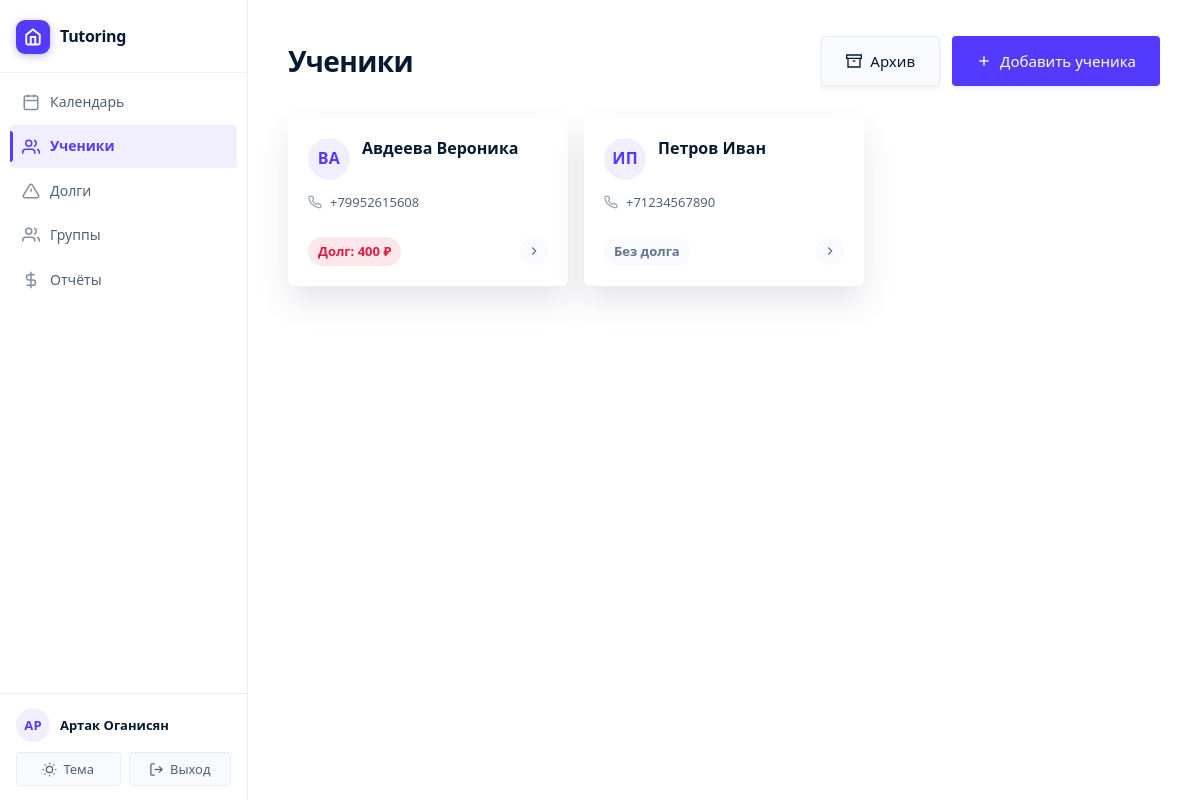
Page /students/ (signed in) on the committed database.
### main/models.py (models this page shows, shortened)
class Student(models.Model):
    tutor = models.ForeignKey(Tutor, on_delete=models.CASCADE, related_name='students', verbose_name='Репетитор')
    groups = models.ManyToManyField(StudentGroup, related_name='students', blank=True, verbose_name='Группы')
    first_name = models.CharField(max_length=100, verbose_name='Имя')
    last_name = models.CharField(max_length=100, verbose_name='Фамилия')
    phone = models.CharField(max_length=20, blank=True, null=True, verbose_name='Телефон')
    telegram = models.CharField(max_length=20, blank=True, null=True, verbose_name='Телеграм')
    created_at = models.DateTimeField(auto_now_add=True, verbose_name='Дата создания')
    updated_at = models.DateTimeField(auto_now=True, verbose_name='Дата обновления')
    grade = models.CharField(max_length=10, blank=True, null=True, verbose_name='Класс')
    notes = models.TextField(blank=True, verbose_name='Заметки')
    is_active = models.BooleanField(default=True, verbose_name='Активен')
    default_price = models.DecimalField(
        max_digits=10,
        decimal_places=2,
        null=True,
        blank=True,
        verbose_name='Цена по умолчанию'
    )
    prepaid_balance = models.DecimalField(
        max_digits=10,
        decimal_places=2,
        default=Decimal('0.00'),
        verbose_name='Баланс предоплаты'
    )
    class Meta:
        verbose_name = 'Ученик'
        verbose_name_plural = 'Ученики'
        ordering = ['last_name', 'first_name']
    def get_total_debt(self):
        total_debt = Decimal('0.00')
        for lesson in self.lessons.filter(status='scheduled'):
            if not lesson.attendances.exists():
                continue
            attendance = Attendance.objects.filter(lesson=lesson, student=self, status='present').first()
            if attendance:
                payment = Payment.objects.filter(lesson=lesson, student=self).first()
                if not payment and lesson.lesson_price > 0:
                    total_debt += lesson.lesson_price
        return total_debt

### main/views.py (the view)
# urls.py: path('students/', views.student_list, name='student_list'),
@login_required
def student_list(request):
    tutor = get_tutor(request)
    if not tutor:
        messages.error(request, 'Профиль репетитора не найден.')
        return redirect('calendar')
    students = Student.objects.filter(tutor=tutor, is_active=True)
    students_count = students.count()
    return render(request, 'main/student_list.html', {
        'students': students,
        'students_count': students_count
    })

### main/views.py (called while the page is built)
def get_tutor(request):
    if request.user.is_authenticated:
        try:
            return request.user.tutor
        except Tutor.DoesNotExist:
            return None
    return None

### main/templates/main/student_list.html (shortened to what this page needs)
{% extends 'main/base.html' %}
{% block content %}
<div class="page-header">
    <h1>Ученики</h1>
    <div class="page-actions">
        <a href="{% url 'student_archive' %}" class="btn btn-secondary">
            <svg width="16" height="16" viewBox="0 0 24 24" fill="none" stroke="currentColor" stroke-width="2">
                <path d="M21 8v13H3V8"/><path d="M1 3h22v5H1z"/><path d="M10 12h4"/>
            </svg>
            Архив
        </a>
        <a href="{% url 'student_create' %}" class="btn">
            <svg width="16" height="16" viewBox="0 0 24 24" fill="none" stroke="currentColor" stroke-width="2">
                <line x1="12" y1="5" x2="12" y2="19"/>
                <line x1="5" y1="12" x2="19" y2="12"/>
            </svg>
            Добавить ученика
        </a>
    </div>
</div>
{% if students %}
<div class="student-grid">
    {% for student in students %}
    <a href="{% url 'student_detail' student.pk %}" class="student-card">
        <div class="student-card-top">
            <div class="student-avatar">{{ student.first_name|slice:":1" }}{{ student.last_name|slice:":1" }}</div>
            <div class="student-card-name">{{ student.last_name }} {{ student.first_name }}</div>
        </div>
        {% if student.phone or student.telegram %}
        <div class="student-card-meta">
            {% if student.phone %}
            <div class="student-meta-row">
                {{ student.phone }}
            </div>
            {% endif %}
        </div>
        {% endif %}
        <div class="student-card-footer">
            {% with debt=student.get_total_debt %}
            <span class="debt-badge {% if debt > 0 %}has-debt{% elif student.prepaid_balance > 0 %}has-balance{% else %}no-debt{% endif %}">
                {% if debt > 0 %}
                    Долг: {{ debt|floatformat:0 }} ₽
                {% elif student.prepaid_balance > 0 %}
                    Предоплата: {{ student.prepaid_balance|floatformat:0 }} ₽
                {% else %}
                    Без долга
                {% endif %}
            </span>
            {% endwith %}
            <div class="student-card-arrow">
                <svg width="14" height="14" viewBox="0 0 24 24" fill="none" stroke="currentColor" stroke-width="2">
                    <path d="M9 18l6-6-6-6"/>
                </svg>
            </div>
        </div>
    </a>
    {% endfor %}
</div>
{% endif %}
{% endblock %}

### main/templates/main/base.html (shortened to what this page needs)
{% load static %}
<!DOCTYPE html>
<html lang="ru">
<head>
    <link rel="stylesheet" href="{% static 'css/main.css' %}">
</head>
<body>
    <div class="app-layout">
        <aside class="sidebar" id="sidebar">
            <div class="sidebar-header">
                <a href="{% url 'calendar' %}" class="sidebar-logo">
                    <div class="sidebar-logo-mark">
                        <svg viewBox="0 0 24 24" fill="none" stroke="currentColor" stroke-width="2.5">
                            <path d="M3 9l9-7 9 7v11a2 2 0 0 1-2 2H5a2 2 0 0 1-2-2z"/>
                            <polyline points="9 22 9 12 15 12 15 22"/>
                        </svg>
                    </div>
                    <span class="sidebar-logo-text">Tutoring</span>
                </a>
            </div>
            <div class="sidebar-main">
                {% if user.is_authenticated %}
                    <nav class="sidebar-nav">
                        <a href="{% url 'calendar' %}" {% if request.resolver_match.url_name == 'calendar' %}class="active"{% endif %}>
                            <svg viewBox="0 0 24 24" fill="none" stroke="currentColor" stroke-width="2">
                                <rect x="3" y="4" width="18" height="18" rx="2" ry="2"/>
                                <line x1="16" y1="2" x2="16" y2="6"/>
                                <line x1="8" y1="2" x2="8" y2="6"/>
                                <line x1="3" y1="10" x2="21" y2="10"/>
                            </svg>
                            <span>Календарь</span>
                        </a>
                        <a href="{% url 'student_list' %}" {% if request.resolver_match.url_name == 'student_list' or request.resolver_match.url_name == 'student_detail' or request.resolver_match.url_name == 'student_create' or request.resolver_match.url_name == 'student_edit' %}class="active"{% endif %}>
                            <svg viewBox="0 0 24 24" fill="none" stroke="currentColor" stroke-width="2">
                                <path d="M17 21v-2a4 4 0 0 0-4-4H5a4 4 0 0 0-4 4v2"/>
                                <circle cx="9" cy="7" r="4"/>
                                <path d="M23 21v-2a4 4 0 0 0-3-3.87M16 3.13a4 4 0 0 1 0 7.75"/>
                            </svg>
                            <span>Ученики</span>
                        </a>
                        <a href="{% url 'students_debt_list' %}" {% if request.resolver_match.url_name == 'students_debt_list' %}class="active"{% endif %}>
                            <svg viewBox="0 0 24 24" fill="none" stroke="currentColor" stroke-width="2">
                                <path d="M10.29 3.86L1.82 18a2 2 0 0 0 1.71 3h16.94a2 2 0 0 0 1.71-3L13.71 3.86a2 2 0 0 0-3.42 0z"/>
                                <line x1="12" y1="9" x2="12" y2="13"/>
                                <line x1="12" y1="17" x2="12.01" y2="17"/>
                            </svg>
                            <span>Долги</span>
                        </a>
                        <a href="{% url 'group_list' %}" {% if 'group' in request.resolver_match.url_name %}class="active"{% endif %}>
                            <svg viewBox="0 0 24 24" fill="none" stroke="currentColor" stroke-width="2">
                                <path d="M17 21v-2a4 4 0 0 0-4-4H5a4 4 0 0 0-4 4v2"/>
                                <circle cx="9" cy="7" r="4"/>
                                <path d="M23 21v-2a4 4 0 0 0-3-3.87"/>
                                <path d="M16 3.13a4 4 0 0 1 0 7.75"/>
                            </svg>
                            <span>Группы</span>
                        </a>
                        <a href="{% url 'profit_report' %}" {% if request.resolver_match.url_name == 'profit_report' %}class="active"{% endif %}>
                            <svg viewBox="0 0 24 24" fill="none" stroke="currentColor" stroke-width="2">
                                <line x1="12" y1="1" x2="12" y2="23"/>
                                <path d="M17 5H9.5a3.5 3.5 0 0 0 0 7h5a3.5 3.5 0 0 1 0 7H6"/>
                            </svg>
                            <span>Отчёты</span>
                        </a>
                    </nav>
                {% endif %}
            </div>
            {% if user.is_authenticated %}
            <div class="sidebar-footer">
                <div class="sidebar-user-row">
                    <div class="sidebar-avatar">{{ user.get_full_name|default:user.username|slice:":2"|upper }}</div>
                    <div class="sidebar-user-info">
                        <div class="sidebar-user-name">{{ user.get_full_name|default:user.username }}</div>
                    </div>
                </div>
                <div class="sidebar-footer-actions">
                    <button class="theme-toggle" id="theme-toggle" aria-label="Переключить тему">
                        Тема
                    </button>
                    <form method="post" action="{% url 'logout' %}" style="flex: 1; display: flex;">
                        <button type="submit" class="sidebar-logout-btn">
                            <svg viewBox="0 0 24 24" fill="none" stroke="currentColor" stroke-width="2">
                                <path d="M9 21H5a2 2 0 0 1-2-2V5a2 2 0 0 1 2-2h4"/>
                                <polyline points="16 17 21 12 16 7"/>
                                <line x1="21" y1="12" x2="9" y2="12"/>
                            </svg>
                            Выход
                        </button>
                    </form>
                </div>
            </div>
            {% endif %}
        </aside>
        <main class="main-shell">
            <div class="main-inner">
                {% block content %}{% endblock %}
            </div>
        </main>
    </div>
</body>
</html>

### main/static/css/main.css (style rules this page uses)
:root { --primary: #533afd; --primary-light: rgba(83, 58, 253, 0.08); --primary-dark: #4429e8; --secondary: #50617a; --success: #30B27E; --warning: #E9A504; --danger: #DF1B41; --info: #0EA5E9; --bg-primary: #ffffff; --bg-secondary: #f8fafd; --bg-tertiary: #e5edf5; --border: #e5edf5; --border-light: #f0f4fa; --text-primary: #061b31; --text-secondary: #50617a; --text-tertiary: #64748d; --text: var(--text-primary); --text-muted: var(--text-tertiary); --surface: var(--bg-primary); --bg: var(--bg-secondary); --shadow-sm: rgba(23, 23, 23, 0.06) 0px 3px 6px 0px; --shadow: rgba(50, 50, 93, 0.12) 0px 16px 32px 0px; --shadow-md: rgba(23, 23, 23, 0.08) 0px 15px 35px 0px; --shadow-lg: rgba(0, 0, 0, 0.2) 0px 0px 32px 8px; }
* { margin: 0; padding: 0; box-sizing: border-box; }
body { font-family: ui-sans-serif, system-ui, -apple-system, BlinkMacSystemFont, 'Segoe UI', Roboto, sans-serif; background-color: var(--bg-secondary); color: var(--text-primary); line-height: 1.6; font-weight: 400; -webkit-font-smoothing: antialiased; -moz-osx-font-smoothing: grayscale; }
.sidebar { min-height: 100vh; background: var(--bg-primary); border-right: 1px solid var(--border); position: sticky; top: 0; z-index: 1000; }
.sidebar-header { padding: 2rem 1.5rem; border-bottom: 1px solid var(--border-light); }
.page-header { margin-bottom: 2rem; display: flex; justify-content: space-between; align-items: center; flex-wrap: wrap; gap: 1.5rem; }
.page-header h1 { font-size: 2rem; font-weight: 700; color: var(--text-primary); margin: 0; display: flex; align-items: center; gap: 0.875rem; letter-spacing: -0.5px; }
.btn { border-radius: 4px; padding: 0.625rem 1.25rem; font-weight: 400; font-size: 0.9375rem; transition: all 0.2s ease; border: 1px solid transparent; }
a { color: var(--text-primary); text-decoration: none; transition: color 0.2s ease; }

### main/templates/main/student_list.html (style rules this page uses)
.student-grid { display: grid; grid-template-columns: repeat(auto-fill, minmax(280px, 1fr)); gap: 16px; }
.student-card { background: var(--surface); border-radius: var(--radius); padding: 20px; text-decoration: none; display: flex; flex-direction: column; gap: 12px; transition: box-shadow 0.15s ease, transform 0.15s ease; box-shadow: var(--shadow); }
.student-card-top { display: flex; align-items: flex-start; justify-content: space-between; gap: 12px; }
.student-avatar { width: 42px; height: 42px; border-radius: 50%; background: var(--primary-light); color: var(--primary); font-size: 16px; font-weight: 700; display: flex; align-items: center; justify-content: center; flex-shrink: 0; letter-spacing: 0.02em; }
.student-card-name { font-size: 16px; font-weight: 700; color: var(--text); line-height: 1.3; flex: 1; }
.student-card-meta { display: flex; flex-direction: column; gap: 6px; }
.student-meta-row { display: flex; align-items: center; gap: 8px; font-size: 13px; color: var(--text-secondary); }
.student-meta-row svg { width: 14px; height: 14px; flex-shrink: 0; opacity: 0.6; }
.student-card-footer { display: flex; align-items: center; justify-content: space-between; padding-top: 12px; }
.debt-badge { font-size: 13px; font-weight: 700; padding: 4px 10px; border-radius: 20px; }
.debt-badge.has-debt { background: rgba(223, 27, 65, 0.1); color: var(--danger); }
.debt-badge.no-debt { background: var(--bg-secondary); color: var(--text-muted); }
.student-card-arrow { width: 28px; height: 28px; border-radius: 50%; background: var(--bg-secondary); display: flex; align-items: center; justify-content: center; color: var(--text-muted); transition: background 0.15s ease, color 0.15s ease; }

### rows in the picture
Student: first_name "В", last_name "А", last_name "Авдеева", first_name "Вероника", phone "+79952615608", get_total_debt "400"
Student: first_name "И", last_name "П", last_name "Петров", first_name "Иван", phone "+71234567890", prepaid_balance "Без долга"

### other values in the picture
{{ user.get_full_name|default:user.username|slice:":2"|upper }} "АР"
{{ user.get_full_name|default:user.username }} "Артак Оганисян"
